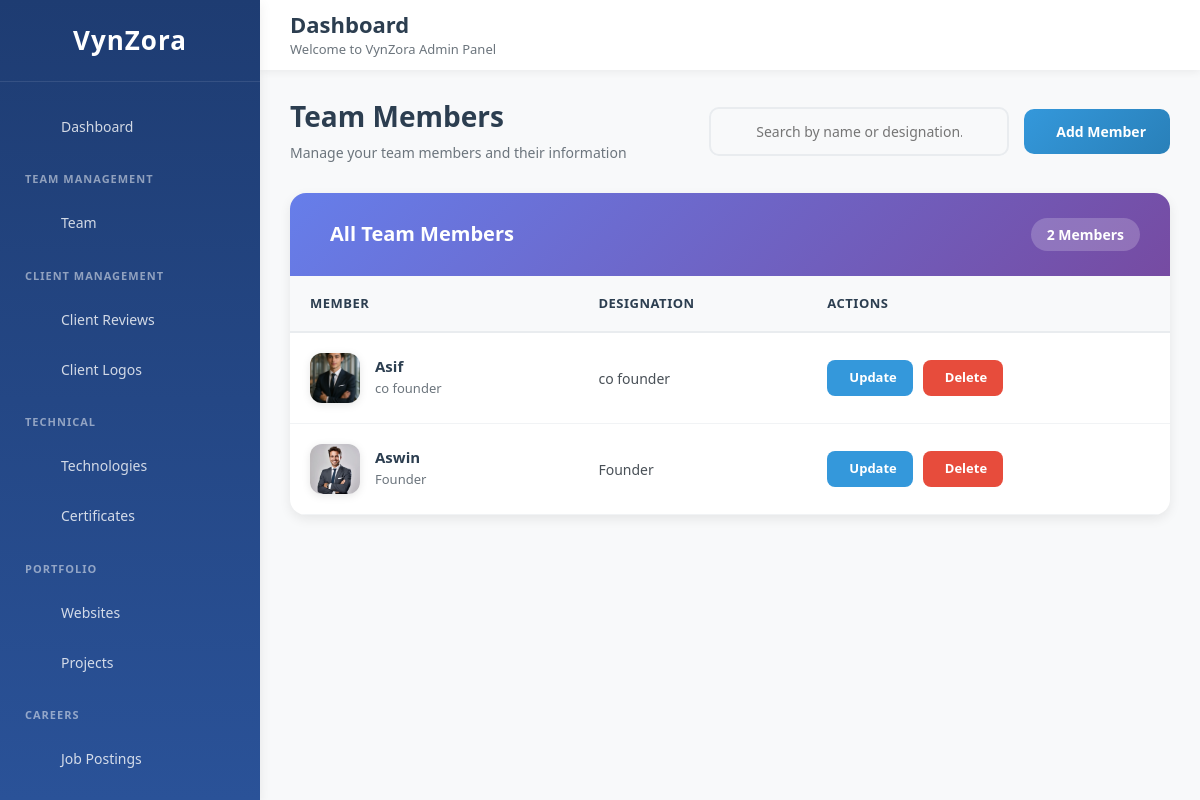
The page /view-team/ (signed in) on the database its author committed.
### vynzora_app/models.py (models this page shows, shortened)
class Team(models.Model):
    client_name = models.CharField(max_length=100, null=True, blank=True)
    client_image = models.ImageField(upload_to='client_images/', null=True, blank=True)
    designation = models.CharField(max_length=100, null=True, blank=True)

### vynzora_app/views.py (the view)
# urls.py: path('view-team/', views.view_team, name='view_team'),
@login_required(login_url='user_login')
def view_team(request):
    client_reviews = Team.objects.all().order_by('-id')
    return render(request, 'admin_home/view_team.html', {'client_reviews': client_reviews})

### templates/admin_home/view_team.html (shortened to what this page needs)
{% extends "admin_home/base.html" %}
{% load static %}
{% block content %}
<div class="team-list-container">
  <div class="page-header">
    <div class="header-left">
      <h2>Team Members</h2>
      <p>Manage your team members and their information</p>
    </div>
    <div class="header-right">
      <div class="search-box">
        <input
          type="text"
          id="searchInput"
          placeholder="Search by name or designation..."
          autocomplete="off"
        >
      </div>
      <a href="{% url 'add_team' %}" class="btn-add">
        Add Member
      </a>
    </div>
  </div>
  <div class="team-card">
    <div class="team-card-header">
      <h3>
        All Team Members
      </h3>
      <span class="team-count" id="teamCount">{{ client_reviews|length }} Members</span>
    </div>
    <div class="table-wrapper">
      {% if client_reviews %}
      <table class="team-table">
        <thead>
          <tr>
            <th>Member</th>
            <th>Designation</th>
            <th>Actions</th>
          </tr>
        </thead>
        <tbody id="teamTableBody">
          {% for client_review in client_reviews %}
          <tr data-name="{{ client_review.client_name }}" data-designation="{{ client_review.designation }}">
            <td>
              <div class="member-info">
                {% if client_review.client_image %}
                  <img src="{{ client_review.client_image.url }}" alt="{{ client_review.client_name }}" class="member-avatar">
                {% else %}
                  <div class="no-image">{{ client_review.client_name|first|upper }}</div>
                {% endif %}
                <div class="member-details">
                  <h4 class="member-name">{{ client_review.client_name }}</h4>
                  <p class="member-designation-mobile">{{ client_review.designation }}</p>
                </div>
              </div>
            </td>
            <td class="member-designation-desktop">{{ client_review.designation }}</td>
            <td>
              <div class="action-buttons">
                <button
                  type="button"
                  class="btn-action btn-update"
                  onclick="openUpdateModal({{ client_review.id }}, '{{ client_review.client_name|escapejs }}', '{{ client_review.designation|escapejs }}', '{% if client_review.client_image %}{{ client_review.client_image.url }}{% endif %}')"
                >
                  Update
                </button>
                <button
                  type="button"
                  class="btn-action btn-delete"
                  onclick="openDeleteModal({{ client_review.id }}, '{{ client_review.client_name|escapejs }}')"
                >
                  Delete
                </button>
              </div>
            </td>
          </tr>
          {% endfor %}
        </tbody>
      </table>
      {% endif %}
    </div>
  </div>
</div>
{% endblock %}

### templates/admin_home/base.html (style rules this page uses)
* { margin: 0; padding: 0; box-sizing: border-box; }
:root { --primary-color: #3498db; --secondary-color: #2c3e50; --success-color: #2ecc71; --warning-color: #f39c12; --danger-color: #e74c3c; --info-color: #9b59b6; --light-bg: #f8f9fa; --dark-text: #2c3e50; --light-text: #6c757d; --border-color: #e9ecef; --sidebar-width: 260px; --header-height: 70px; --shadow-sm: 0 2px 8px rgba(0, 0, 0, 0.06); --shadow-md: 0 4px 12px rgba(0, 0, 0, 0.08); --shadow-lg: 0 8px 24px rgba(0, 0, 0, 0.12); }
body { font-family: 'Segoe UI', Tahoma, Geneva, Verdana, sans-serif; background-color: var(--light-bg); overflow-x: hidden; }
.action-buttons { display: grid; gap: 12px; }

### templates/admin_home/view_team.html (style rules this page uses)
.team-list-container { max-width: 1400px; margin: 0 auto; animation: fadeIn 0.5s ease; }
.page-header { display: flex; justify-content: space-between; align-items: center; margin-bottom: 30px; flex-wrap: wrap; gap: 20px; }
.header-left h2 { font-size: 28px; font-weight: 700; color: #2c3e50; margin-bottom: 8px; }
.header-left p { color: #6c757d; font-size: 14px; margin: 0; }
.header-right { display: flex; gap: 15px; align-items: center; }
.search-box { position: relative; width: 300px; }
.search-box input { width: 100%; padding: 12px 45px 12px 45px; border: 2px solid #e9ecef; border-radius: 10px; font-size: 14px; transition: all 0.3s ease; background: #f8f9fa; }
.btn-add { padding: 12px 24px; background: linear-gradient(135deg, #3498db, #2980b9); color: white; border: none; border-radius: 10px; font-size: 14px; font-weight: 600; cursor: pointer; transition: all 0.3s ease; display: inline-flex; align-items: center; gap: 8px; text-decoration: none; }
.team-card { background: #fff; border-radius: 16px; box-shadow: 0 4px 12px rgba(0, 0, 0, 0.08); overflow: hidden; }
.team-card-header { background: linear-gradient(135deg, #667eea 0%, #764ba2 100%); padding: 25px 30px; color: white; display: flex; align-items: center; justify-content: space-between; }
.team-card-header h3 { font-size: 20px; font-weight: 700; margin: 0; display: flex; align-items: center; gap: 10px; }
.team-count { background: rgba(255, 255, 255, 0.2); padding: 6px 16px; border-radius: 20px; font-size: 14px; font-weight: 600; }
.table-wrapper { overflow-x: auto; max-height: 600px; overflow-y: auto; }
.team-table { width: 100%; border-collapse: collapse; }
.team-table thead { background: #f8f9fa; position: sticky; top: 0; z-index: 10; }
.team-table thead th { padding: 18px 20px; text-align: left; font-size: 13px; font-weight: 700; color: #2c3e50; text-transform: uppercase; letter-spacing: 0.5px; border-bottom: 2px solid #e9ecef; }
.team-table tbody tr { border-bottom: 1px solid #f1f3f5; transition: all 0.3s ease; }
.team-table tbody td { padding: 20px; font-size: 14px; color: #495057; }
.member-info { display: flex; align-items: center; gap: 15px; }
.member-avatar { width: 50px; height: 50px; border-radius: 12px; object-fit: cover; box-shadow: 0 2px 8px rgba(0, 0, 0, 0.1); }
.member-details h4 { font-size: 15px; font-weight: 600; color: #2c3e50; margin: 0 0 4px 0; }
.member-details p { font-size: 13px; color: #6c757d; margin: 0; }
.action-buttons { display: flex; gap: 10px; }
.btn-action { padding: 8px 16px; border: none; border-radius: 8px; font-size: 13px; font-weight: 600; cursor: pointer; transition: all 0.3s ease; display: inline-flex; align-items: center; gap: 6px; }
.btn-update { background: #3498db; color: white; }
.btn-delete { background: #e74c3c; color: white; }

### rows shown on the page
Team: client_image (picture), client_name "Asif", designation "co founder"
Team: client_image (picture), client_name "Aswin", designation "Founder"

### other values the page prints
{{ client_reviews|length }} "2"
